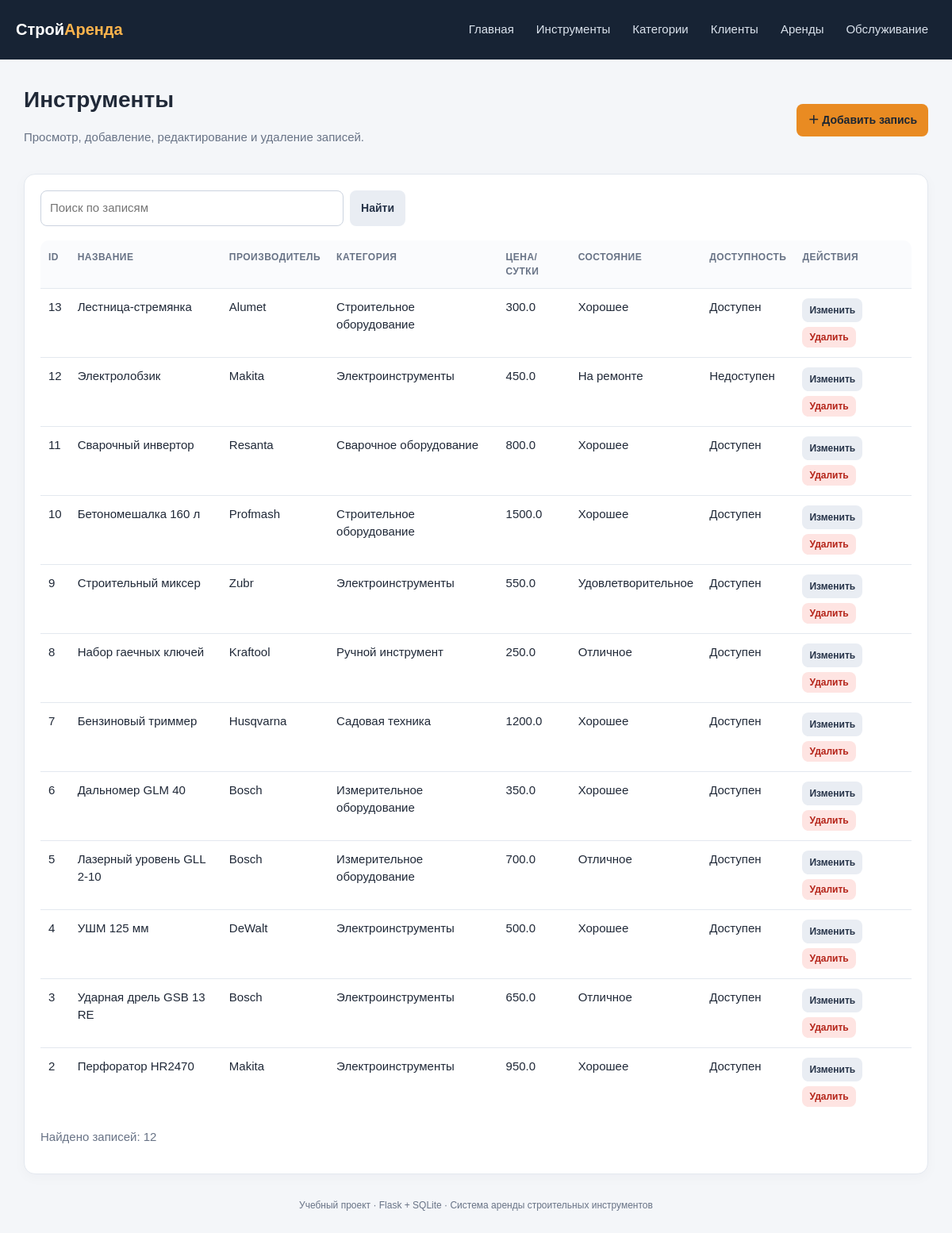
Screenshot of /tools with the database file from the repository.
### tables this page shows
CREATE TABLE tools (
    id INTEGER PRIMARY KEY AUTOINCREMENT,
    name TEXT NOT NULL,
    brand TEXT NOT NULL DEFAULT '',
    serial_number TEXT NOT NULL DEFAULT '',
    category_id INTEGER NOT NULL REFERENCES categories(id) ON DELETE RESTRICT,
    daily_rate REAL NOT NULL CHECK(daily_rate >= 0),
    condition TEXT NOT NULL DEFAULT 'Хорошее',
    available INTEGER NOT NULL DEFAULT 1,
    description TEXT NOT NULL DEFAULT ''
);

CREATE TABLE categories (
    id INTEGER PRIMARY KEY AUTOINCREMENT,
    name TEXT NOT NULL UNIQUE,
    description TEXT NOT NULL DEFAULT ''
);

### app.py (the view)
@app.route("/<entity>")
def list_records(entity):
    config = entity_or_404(entity)
    search = request.args.get("q", "")
    rows = list_sql(entity, search)
    return render_template("list.html", entity=entity, config=config, rows=rows,
                           search=search, columns=config["columns"])

### app.py (called while the page is built)
def get_db():
    db_path = Path(app.config["DATABASE"])
    db_path.parent.mkdir(parents=True, exist_ok=True)
    conn = sqlite3.connect(db_path)
    conn.row_factory = sqlite3.Row
    conn.execute("PRAGMA foreign_keys = ON")
    return conn

def entity_or_404(entity):
    if entity not in ENTITIES:
        abort(404)
    return ENTITIES[entity]

### templates/list.html (shortened to what this page needs)
{% extends "base.html" %}
{% block content %}
<div class="page-head"><div><h1>{{ config.title }}</h1><p class="muted">Просмотр, добавление, редактирование и удаление записей.</p></div><a class="btn" href="{{ url_for('create_record', entity=entity) }}">＋ Добавить запись</a></div>
<div class="panel">
  <form class="search" method="get"><input name="q" value="{{ search }}" placeholder="Поиск по записям"><button class="btn secondary" type="submit">Найти</button></form>
  <div class="table-wrap" style="margin-top:18px">
    <table><thead><tr><th>ID</th>{% for key, label in columns %}<th>{{ label }}</th>{% endfor %}<th>Действия</th></tr></thead><tbody>
    {% for row in rows %}<tr><td>{{ row.id }}</td>{% for key, label in columns %}<td>{{ row[key] if row[key] is not none else '' }}</td>{% endfor %}<td><div class="actions"><a class="btn secondary small" href="{{ url_for('edit_record', entity=entity, record_id=row.id) }}">Изменить</a><form class="inline" method="post" action="{{ url_for('delete_record', entity=entity, record_id=row.id) }}" onsubmit="return confirm('Удалить эту запись?');"><button class="btn danger small" type="submit">Удалить</button></form></div></td></tr>
    {% else %}<tr><td colspan="{{ columns|length + 2 }}" class="empty">Записи не найдены.</td></tr>{% endfor %}
    </tbody></table>
  </div>
  <p class="muted">Найдено записей: {{ rows|length }}</p>
</div>
{% endblock %}

### static/style.css (style rules this page uses)
:root { --bg: #f4f6f9; --panel: #ffffff; --text: #202938; --muted: #687386; --accent: #e98b22; --line: #e3e8ef; --danger: #b42318; }
* { box-sizing: border-box; }
body { margin: 0; background: var(--bg); color: var(--text); font: 15px/1.5 Arial, Helvetica, sans-serif; }
.page-head { display: flex; align-items: center; justify-content: space-between; gap: 15px; flex-wrap: wrap; margin-bottom: 20px; }
h1 { margin: 0; font-size: 28px; }
.muted { color: var(--muted); }
.btn { display: inline-block; border: 0; border-radius: 8px; padding: 10px 14px; background: var(--accent); color: #1c2632; text-decoration: none; font-weight: 700; cursor: pointer; font-size: 14px; transition: filter 0.15s ease, transform 0.15s ease; }
.btn.secondary { background: #e9edf3; color: #273449; }
.btn.danger { background: #fee4e2; color: var(--danger); }
.btn.small { padding: 6px 9px; font-size: 12px; }
.panel { background: var(--panel); border: 1px solid var(--line); border-radius: 14px; padding: 20px; box-shadow: 0 4px 16px #17233408; }
.table-wrap { overflow-x: auto; border-radius: 10px; }
table { width: 100%; border-collapse: collapse; background: #ffffff; }
th, td { text-align: left; padding: 12px 10px; border-bottom: 1px solid var(--line); vertical-align: top; }
th { font-size: 12px; text-transform: uppercase; letter-spacing: 0.04em; color: var(--muted); background: #fafbfd; }
tr:last-child td { border-bottom: 0; }
.actions { display: flex; gap: 6px; align-items: center; flex-wrap: wrap; }
.inline { display: inline; }
.search { display: flex; gap: 8px; max-width: 460px; }
.search input { flex: 1; min-width: 0; }
input, select, textarea { width: 100%; border: 1px solid #cbd3df; border-radius: 8px; padding: 10px 11px; background: #ffffff; color: var(--text); font: inherit; }

### templates/base.html (style rules this page uses)
:root { --bg:#f4f6f9;--panel:#fff;--text:#202938;--muted:#687386;--accent:#e98b22;--line:#e3e8ef;--danger:#b42318 }
* { box-sizing:border-box }
body { margin:0;background:var(--bg);color:var(--text);font:15px/1.5 Arial,Helvetica,sans-serif }
.page-head { display:flex;align-items:center;justify-content:space-between;gap:15px;flex-wrap:wrap;margin-bottom:20px }
h1 { margin:0;font-size:28px }
.muted { color:var(--muted) }
.btn { display:inline-block;border:0;border-radius:8px;padding:10px 14px;background:var(--accent);color:#1c2632;text-decoration:none;font-weight:700;cursor:pointer;font-size:14px }
.btn.secondary { background:#e9edf3;color:#273449 }
.btn.danger { background:#fee4e2;color:var(--danger) }
.btn.small { padding:6px 9px;font-size:12px }
.panel { background:var(--panel);border:1px solid var(--line);border-radius:14px;padding:20px;box-shadow:0 4px 16px #17233408 }
.table-wrap { overflow-x:auto }
table { width:100%;border-collapse:collapse;background:white }
th,td { text-align:left;padding:12px 10px;border-bottom:1px solid var(--line);vertical-align:top }
th { font-size:12px;text-transform:uppercase;letter-spacing:.04em;color:var(--muted);background:#fafbfd }
tr:last-child td { border-bottom:0 }
.actions { display:flex;gap:6px;align-items:center;flex-wrap:wrap }
.inline { display:inline }
.search { display:flex;gap:8px;max-width:460px }
.search input { flex:1 }
input,select,textarea { width:100%;border:1px solid #cbd3df;border-radius:8px;padding:10px 11px;background:white;color:var(--text);font:inherit }

### rows the page displays
tools: id "13", name "Лестница-стремянка" "Alumet" "Строительное оборудование" "300.0" "Хорошее" "Доступен"
tools: id "12", name "Электролобзик" "Makita" "Электроинструменты" "450.0" "На ремонте" "Недоступен"
tools: id "11", name "Сварочный инвертор" "Resanta" "Сварочное оборудование" "800.0" "Хорошее" "Доступен"
tools: id "10", name "Бетономешалка 160 л" "Profmash" "Строительное оборудование" "1500.0" "Хорошее" "Доступен"
tools: id "9", name "Строительный миксер" "Zubr" "Электроинструменты" "550.0" "Удовлетворительное" "Доступен"
tools: id "8", name "Набор гаечных ключей" "Kraftool" "Ручной инструмент" "250.0" "Отличное" "Доступен"
tools: id "7", name "Бензиновый триммер" "Husqvarna" "Садовая техника" "1200.0" "Хорошее" "Доступен"
tools: id "6", name "Дальномер GLM 40" "Bosch" "Измерительное оборудование" "350.0" "Хорошее" "Доступен"
tools: id "5", name "Лазерный уровень GLL 2-10" "Bosch" "Измерительное оборудование" "700.0" "Отличное" "Доступен"
tools: id "4", name "УШМ 125 мм" "DeWalt" "Электроинструменты" "500.0" "Хорошее" "Доступен"
tools: id "3", name "Ударная дрель GSB 13 RE" "Bosch" "Электроинструменты" "650.0" "Отличное" "Доступен"
tools: id "2", name "Перфоратор HR2470" "Makita" "Электроинструменты" "950.0" "Хорошее" "Доступен"

### other values shown
{{ config.title }} "Инструменты"
{{ label }} "НАЗВАНИЕ" "ПРОИЗВОДИТЕЛЬ" "КАТЕГОРИЯ" "ЦЕНА/СУТКИ" "СОСТОЯНИЕ" "ДОСТУПНОСТЬ"
{{ rows|length }} "12"
